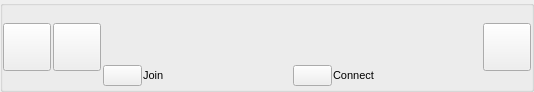
<?xml version="1.0" encoding="UTF-8"?>
<ui version="4.0">
 <class>HostListItemUi</class>
 <widget class="QWidget" name="HostListItemUi">
  <property name="geometry">
   <rect>
    <x>0</x>
    <y>0</y>
    <width>534</width>
    <height>92</height>
   </rect>
  </property>
  <property name="sizePolicy">
   <sizepolicy hsizetype="Expanding" vsizetype="Minimum">
    <horstretch>0</horstretch>
    <verstretch>0</verstretch>
   </sizepolicy>
  </property>
  <property name="minimumSize">
   <size>
    <width>0</width>
    <height>0</height>
   </size>
  </property>
  <property name="maximumSize">
   <size>
    <width>16777215</width>
    <height>16777215</height>
   </size>
  </property>
  <property name="font">
   <font>
    <pointsize>8</pointsize>
   </font>
  </property>
  <property name="windowTitle">
   <string>Form</string>
  </property>
  <property name="styleSheet">
   <string notr="true"/>
  </property>
  <layout class="QGridLayout" name="gridLayout">
   <property name="leftMargin">
    <number>0</number>
   </property>
   <property name="topMargin">
    <number>0</number>
   </property>
   <property name="rightMargin">
    <number>0</number>
   </property>
   <property name="bottomMargin">
    <number>0</number>
   </property>
   <property name="spacing">
    <number>0</number>
   </property>
   <item row="0" column="0">
    <widget class="QGroupBox" name="groupBox">
     <property name="sizePolicy">
      <sizepolicy hsizetype="Preferred" vsizetype="Preferred">
       <horstretch>0</horstretch>
       <verstretch>0</verstretch>
      </sizepolicy>
     </property>
     <property name="title">
      <string notr="true"/>
     </property>
     <layout class="QHBoxLayout" name="horizontalLayout_2">
      <property name="spacing">
       <number>2</number>
      </property>
      <property name="leftMargin">
       <number>0</number>
      </property>
      <property name="topMargin">
       <number>0</number>
      </property>
      <property name="rightMargin">
       <number>0</number>
      </property>
      <property name="bottomMargin">
       <number>0</number>
      </property>
      <item>
       <widget class="VxPushButton" name="m_IconButton">
        <property name="sizePolicy">
         <sizepolicy hsizetype="Fixed" vsizetype="Fixed">
          <horstretch>0</horstretch>
          <verstretch>0</verstretch>
         </sizepolicy>
        </property>
        <property name="minimumSize">
         <size>
          <width>48</width>
          <height>48</height>
         </size>
        </property>
        <property name="maximumSize">
         <size>
          <width>48</width>
          <height>48</height>
         </size>
        </property>
        <property name="text">
         <string notr="true"/>
        </property>
        <property name="iconSize">
         <size>
          <width>48</width>
          <height>48</height>
         </size>
        </property>
       </widget>
      </item>
      <item>
       <widget class="VxPushButton" name="m_FriendshipButton">
        <property name="sizePolicy">
         <sizepolicy hsizetype="Fixed" vsizetype="Fixed">
          <horstretch>0</horstretch>
          <verstretch>0</verstretch>
         </sizepolicy>
        </property>
        <property name="minimumSize">
         <size>
          <width>48</width>
          <height>48</height>
         </size>
        </property>
        <property name="maximumSize">
         <size>
          <width>48</width>
          <height>48</height>
         </size>
        </property>
        <property name="text">
         <string notr="true"/>
        </property>
        <property name="iconSize">
         <size>
          <width>48</width>
          <height>48</height>
         </size>
        </property>
       </widget>
      </item>
      <item>
       <layout class="QVBoxLayout" name="verticalLayout">
        <property name="spacing">
         <number>1</number>
        </property>
        <item>
         <layout class="QHBoxLayout" name="TitleHorizontalLayout">
          <property name="spacing">
           <number>0</number>
          </property>
          <property name="leftMargin">
           <number>0</number>
          </property>
          <item>
           <widget class="QLabel" name="m_TitlePart1">
            <property name="font">
             <font>
              <pointsize>8</pointsize>
              <italic>false</italic>
              <bold>false</bold>
             </font>
            </property>
            <property name="text">
             <string/>
            </property>
           </widget>
          </item>
          <item>
           <widget class="QLabel" name="m_TitlePart2">
            <property name="text">
             <string/>
            </property>
           </widget>
          </item>
          <item>
           <spacer name="horizontalSpacer">
            <property name="orientation">
             <enum>Qt::Horizontal</enum>
            </property>
            <property name="sizeHint" stdset="0">
             <size>
              <width>40</width>
              <height>20</height>
             </size>
            </property>
           </spacer>
          </item>
         </layout>
        </item>
        <item>
         <layout class="QHBoxLayout" name="DescHorizontalLayout">
          <property name="spacing">
           <number>0</number>
          </property>
          <item>
           <widget class="QLabel" name="m_DescPart1">
            <property name="text">
             <string/>
            </property>
           </widget>
          </item>
          <item>
           <widget class="QLabel" name="m_DescPart2">
            <property name="text">
             <string/>
            </property>
           </widget>
          </item>
          <item>
           <spacer name="horizontalSpacer_2">
            <property name="orientation">
             <enum>Qt::Horizontal</enum>
            </property>
            <property name="sizeHint" stdset="0">
             <size>
              <width>40</width>
              <height>20</height>
             </size>
            </property>
           </spacer>
          </item>
         </layout>
        </item>
        <item>
         <layout class="QHBoxLayout" name="horizontalLayout">
          <item>
           <widget class="VxPushButton" name="m_JoinButton">
            <property name="text">
             <string/>
            </property>
           </widget>
          </item>
          <item>
           <widget class="QLabel" name="m_JoinLabel">
            <property name="sizePolicy">
             <sizepolicy hsizetype="Expanding" vsizetype="Preferred">
              <horstretch>0</horstretch>
              <verstretch>0</verstretch>
             </sizepolicy>
            </property>
            <property name="text">
             <string>Join</string>
            </property>
           </widget>
          </item>
          <item>
           <widget class="VxPushButton" name="m_ConnectButton">
            <property name="text">
             <string/>
            </property>
           </widget>
          </item>
          <item>
           <widget class="QLabel" name="m_ConnectLabel">
            <property name="sizePolicy">
             <sizepolicy hsizetype="Expanding" vsizetype="Preferred">
              <horstretch>0</horstretch>
              <verstretch>0</verstretch>
             </sizepolicy>
            </property>
            <property name="text">
             <string>Connect</string>
            </property>
           </widget>
          </item>
         </layout>
        </item>
       </layout>
      </item>
      <item>
       <widget class="VxPushButton" name="m_MenuButton">
        <property name="sizePolicy">
         <sizepolicy hsizetype="Fixed" vsizetype="Fixed">
          <horstretch>0</horstretch>
          <verstretch>0</verstretch>
         </sizepolicy>
        </property>
        <property name="minimumSize">
         <size>
          <width>48</width>
          <height>48</height>
         </size>
        </property>
        <property name="maximumSize">
         <size>
          <width>48</width>
          <height>48</height>
         </size>
        </property>
        <property name="text">
         <string notr="true"/>
        </property>
        <property name="iconSize">
         <size>
          <width>48</width>
          <height>48</height>
         </size>
        </property>
       </widget>
      </item>
     </layout>
    </widget>
   </item>
  </layout>
 </widget>
 <customwidgets>
  <customwidget>
   <class>VxPushButton</class>
   <extends>QPushButton</extends>
   <header>VxPushButton.h</header>
  </customwidget>
 </customwidgets>
 <resources/>
 <connections/>
</ui>
